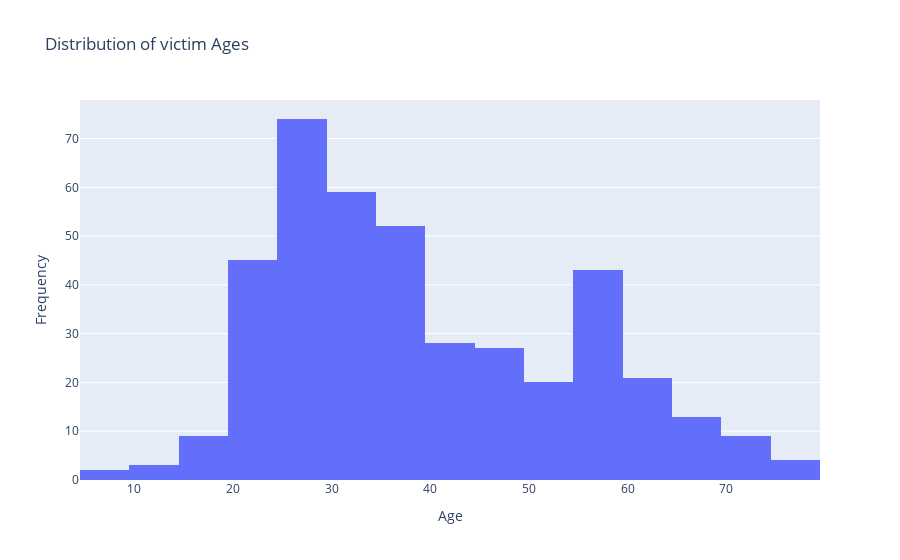

Notebook cell for this chart:
### Markdown cell above
All the crime hotspots are there....

### Code cell
import seaborn as sns
query='''SELECT Vict_Age,Vict_Sex
FROM crime_data
where Vict_Age >0'''
df=pd.read_sql(query,connection)

#handling missing values
df.dropna(subset=['Vict_Age','Vict_Sex'],inplace=True)

#Distribution of victim Ages
histogram_fig = px.histogram(df, x='Vict_Age', title='Distribution of victim Ages', nbins=15)
histogram_fig.update_xaxes(title_text='Age')
histogram_fig.update_yaxes(title_text='Frequency')
histogram_fig.show()

### Figure 1 — Plotly figure (JSON) as saved in the notebook; plotly's stock layout.template omitted (floating-point values rounded to 4 significant figures; data arrays with more than 128 entries replaced by an {"elided": "..."} marker saying what was removed)
{"data": [{"alignmentgroup": "True", "bingroup": "x", "hovertemplate": "Vict_Age=%{x}<br>count=%{y}<extra></extra>", "legendgroup": "", "marker": {"color": "#636efa", "pattern": {"shape": ""}}, "name": "", "nbinsx": 15, "offsetgroup": "", "orientation": "v", "showlegend": false, "type": "histogram", "x": {"elided": "409 int values"}, "xaxis": "x", "yaxis": "y"}], "layout": {"barmode": "relative", "legend": {"tracegroupgap": 0}, "title": {"text": "Distribution of victim Ages"}, "xaxis": {"anchor": "y", "domain": [0, 1], "title": {"text": "Age"}}, "yaxis": {"anchor": "x", "domain": [0, 1], "title": {"text": "Frequency"}}}}
